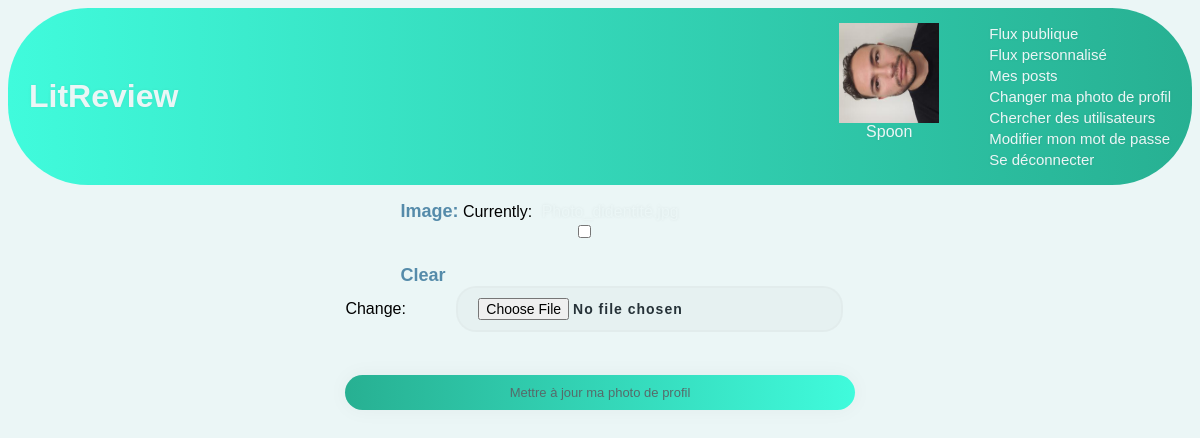
Page /profil-pic-change/ (signed in) on the committed database.
### authentication/models.py (models this page shows, shortened)
class User(AbstractUser):
    profile_picture = models.ImageField(verbose_name='image', null=True, blank=True)
    followed_users = models.ManyToManyField(settings.AUTH_USER_MODEL, through='UserFollow', symmetrical=False)
    IMAGE_MAX_SIZE = (500, 500)

### authentication/views.py (the view, shortened to what this page needs)
# urls.py: path('profil-pic-change/', authentication.views.ProfilPicChange.as_view(), name='profile-picture-change'),
class ProfilPicChange(LoginRequiredMixin, View):
    def get(self, request):
        form = forms.UploadProfilePhotoForm(instance=request.user)
        return render(
            request,
            'authentication/profile_pic_change.html',
            {'form': form}
        )

### authentication/forms.py
class UploadProfilePhotoForm(forms.ModelForm):
    class Meta:
        model = get_user_model()
        fields = ('profile_picture', )

### authentication/templates/authentication/profile_pic_change.html (shortened to what this page needs)
{% extends 'base.html' %}
{% block content %}
    <form method="post" enctype="multipart/form-data">
        {{ form.as_p }}
        <button type="submit">Mettre à jour ma photo de profil</button>
    </form>
{% endblock content %}

### templates/base.html (shortened to what this page needs)
{% load static %}
<html>
    <head>
        <link rel="stylesheet" href="{% static 'style.css' %}">
    </head>
    <body>
        <header>
            <a href="{% url 'flux' %}" id='header_title'><h1>LitReview</h1></a>
            <div class="header_when_autenticated">
                {% if user.is_authenticated %}
                    <a href="{% url 'flux-self' %}">
                        <div id="user_icon">
                            {% if user.profile_picture %}
                                <img class="avatar" src='{{ user.profile_picture.url }}'>
                            {% else %}
                                <img class="avatar" src="{% static 'images/default_profile.jpg'%}">
                            {% endif %}
                                <p id='username'>{{ user.username }}</p>
                        </div>
                    </a>
                    <div id='navigation'>
                        <ul id='list_header'>
                            <li class='puces_header'><a href="{% url 'flux' %}">Flux publique</a></li>
                            <li class='puces_header'><a href="{% url 'flux-perso' %}">Flux personnalisé</a></li>
                            <li class='puces_header'><a href="{% url 'flux-self' %}">Mes posts</a></li>
                            <li class='puces_header'><a href="{% url 'profile-picture-change' %}">Changer ma photo de profil</a></li>
                            <li class='puces_header'><a href="{% url 'follow-user' 'follow' 0 %}">Chercher des utilisateurs</a></li>
                            <li class='puces_header'><a href="{% url 'password-change' %}">Modifier mon mot de passe</a></li>
                            <li class='puces_header'><a href="{% url 'logout' %}">Se déconnecter</a></li>
                        </ul>
                    </div>
                {% endif %}
            </div>
        </header>
        <main>
            {% block content %}{% endblock content %}
        </main>
    </body>
</html>

### static/style.css (style rules this page uses)
header { padding: 0px 16px; border-radius: 5em; background: linear-gradient(to left, #27b092, #40fbdc); color: #f1f1f1; display: flex; flex-direction: row; justify-content: space-between; align-items: center; }
.puces_header { list-style-type: none; transition: transform .2s; margin: 0 auto; padding-top: 2px; padding-bottom: 2px; }
main { margin: auto; width: 50%; display: flex; flex-direction: column; align-items: center; }
body { background-color: #ebf6f6; font-family: 'Ubuntu', sans-serif; }
ul { color: #558baa; font-family: 'Ubuntu', sans-serif; font-size: 15px; }
label, h6, h5, h4, h3, h2 { color: #558baa; font-family: 'Ubuntu', sans-serif; font-weight: bold; font-size: 23px; }
label { margin-left: 55px; padding-top: 40px; font-size: 18px; }
input, #id_description, #id_body { width: 76%; color: rgb(38, 50, 56); font-weight: 700; font-size: 14px; letter-spacing: 1px; background: rgba(136, 126, 126, 0.04); padding: 10px 20px; border: none; border-radius: 20px; outline: none; box-sizing: border-box; border: 2px solid rgba(0, 0, 0, 0.02); margin-bottom: 50px; margin-left: 46px; text-align: center; margin-bottom: 27px; font-family: 'Ubuntu', sans-serif; }
form { display: flex; flex-direction: column; }
button { cursor: pointer; border-radius: 5em; background: linear-gradient(to right, #27b092, #40fbdc); color: #fff; border: 0; padding-left: 40px; padding-right: 40px; padding-bottom: 10px; padding-top: 10px; font-family: 'Ubuntu', sans-serif; font-size: 13px; box-shadow: 0 0 20px 1px rgba(0, 0, 0, 0.04); color: #566b6a; }
a { text-shadow: 0px 0px 3px rgba(117, 117, 117, 0.12); color: #ebf6f6; text-decoration: none; padding: 5px; }
#header_title { color: #ebf6f6; }
.avatar { width: 100px; height: 100px; }
#user_icon { margin-left: 200px; margin-top: 10px; }
.header_when_autenticated { display: flex; flex-direction: row; }
#username { margin: auto; text-align: center; }

### rows in the picture
User: profile_picture (picture), username "Spoon"
